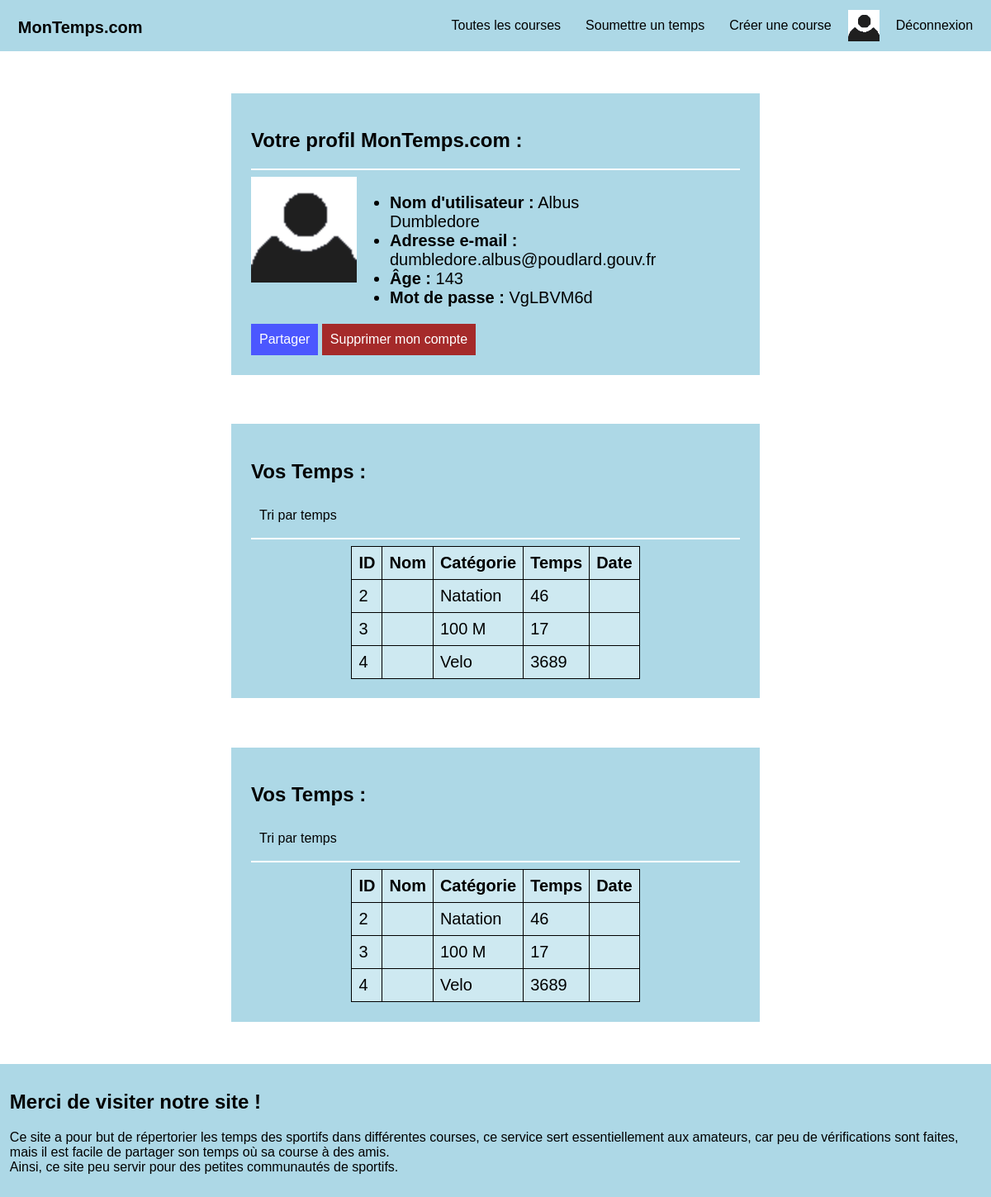
/profile.php (signed in), run on an earlier commit of the app's database.
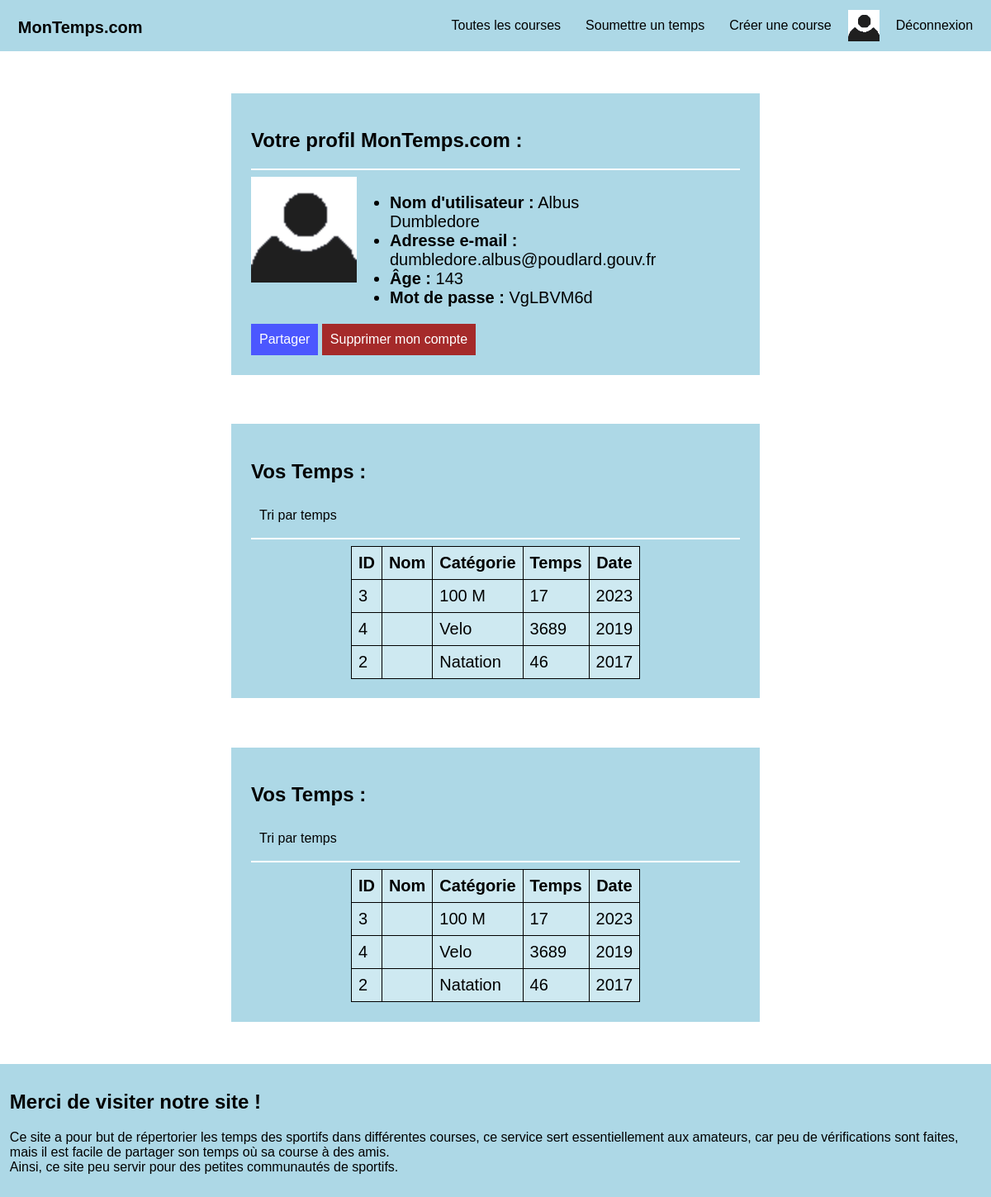
And on a later commit of the database.
### tables this page shows
CREATE TABLE Temps (
	"email" TEXT,
	"id" TEXT,
	"temps" INT,
	CONSTRAINT PK_Temps PRIMARY KEY ("email", "id", "temps"),
	CONSTRAINT FK_TempsCourse FOREIGN KEY (id) REFERENCES Courses(id),
	CONSTRAINT FK_TempsUtilisateur FOREIGN KEY (email) REFERENCES Utilisateurs(email)
);

CREATE TABLE Courses (
	"id" TEXT UNIQUE NOT NULL,
	"type" TEXT NOT NULL,
	"date" date NOT NULL, "name",
	CONSTRAINT PK_Courses PRIMARY KEY ("id")
);

### profile.php (the view, shortened to what this page needs)
<?php
include "header.php";
if (isset($_GET['sort']) and !empty($_GET['sort']))
{
    $sort = $_GET['sort'];
    $email = get_account_info("email");
    $sql_best = "SELECT C.id, C.name, C.type, T.temps, C.date
    FROM Courses AS C JOIN Temps AS T ON C.id = T.id
    WHERE T.email = \"$email\"
    ORDER BY T.temps";
}
else
{
    $sort = "date";
    $email = get_account_info("email");
    $sql_best = "SELECT C.id, C.name, C.type, T.temps, C.date
    FROM Courses AS C JOIN Temps AS T ON C.id = T.id
    WHERE T.email = \"$email\"
    ORDER BY C.date DESC";
}
if (isset($_POST['delete']) and !empty($_POST['delete']))
{
    $delete = true;
    $proprietes = $connexion->query("SELECT id from Proprietes WHERE email = \"$email\"")->fetchAll();
    foreach($proprietes as $prop)
        $connexion->query("DELETE FROM Courses WHERE id = \"".$prop['id']."\"");
    $connexion->query("DELETE FROM Temps WHERE email = \"$email\"");
    $connexion->query("DELETE FROM Utilisateurs WHERE email = \"$email\"");
    end_session();
}
else
    $delete = false;
if (is_logged()):
?>
<?php if ($delete): ?>
    <section>
        <h1>Compte définitivement supprimé !</h1>
        <a href="index.php">Retour à l'accueil</a>
    </section>
<?php else: ?>
    <section>
        <h2>Votre profil <?=NOM_SITE?> :</h2>
        <hr>
        <div class="profile">
            <img src="images/profile.png" width="128" height="128">
            <ul class="right">
                <li><strong>Nom d'utilisateur :</strong> <?=get_account_info("nickname")?></li>
                <li><strong>Adresse e-mail :</strong> <?=get_account_info("email")?></li>
                <li><strong>Âge :</strong> <?=get_account_info("age")?></li>
                <li><strong>Mot de passe :</strong> <?=get_account_info("password")?></li>
            </ul>
        </div>
        <form action="profile.php" method="POST">
            <button class="share" onclick=<?php echo "\"copier('user=".base64_encode($email)."')\""; ?>>Partager</button>
            <input name="delete" id="delete" type="submit" value="Supprimer mon compte">
        </form>
    </section>
<section>
    <div>
        <h2>Vos Temps :</h2>
        <form action="profile.php" method="GET" class="right">
            <?php if (isset($sort) and !empty($sort) and $sort == "time"): ?>
                <input type="hidden" name="sort" value="date">
                <input type="submit" value="Tri par date">
            <?php else: ?>
                <input type="submit" value="Tri par temps">
            <?php endif; ?>
        </form>
    </div>
    <hr>
    <table>
        <tr>
            <th>ID</th>
            <th>Nom</th>
            <th>Catégorie</th>
            <th>Temps</th>
            <th>Date</th>
        </tr>
        <?php
        $result = $connexion->query($sql_best)->fetchAll();
        foreach($result as $row)
        {
            $id = $row['id'];
            $name = $row['name'];
            $type = $row['type'];
            $time = $row['temps'];
            $date = $row['date'];
            echo "
            <tr>
                <td>$id</td>
                <td>$name</td>
                <td>$type</td>
                <td>$time</td>
                <td>$date</td>
            </tr>";
        }
        ?>
    </table>
</section>
<section>
    <div>
        <h2>Vos Temps :</h2>
        <form action="profile.php" method="GET" class="right">
            <?php if (isset($sort) and !empty($sort) and $sort == "time"): ?>
                <input type="hidden" name="sort" value="date">
                <input type="submit" value="Tri par date">
            <?php else: ?>
                <input type="submit" value="Tri par temps">
            <?php endif; ?>
        </form>
    </div>
    <hr>
    <table>
        <tr>
            <th>ID</th>
            <th>Nom</th>
            <th>Catégorie</th>
            <th>Temps</th>
            <th>Date</th>
        </tr>
        <?php
        $result = $connexion->query($sql_best)->fetchAll();
        foreach($result as $row)
        {
            $id = $row['id'];
            $name = $row['name'];
            $type = $row['type'];
            $time = $row['temps'];
            $date = $row['date'];
            echo "
            <tr>
                <td>$id</td>
                <td>$name</td>
                <td>$type</td>
                <td>$time</td>
                <td>$date</td>
            </tr>";
        }
        ?>
    </table>
</section>
<?php endif; ?>
<?php endif; ?>
<?php include 'footer.php' ?>

What changed in the data, as far as the page shows it:
changed through a linked row, temps (number 1 of 3 on the later page): id.date (not shown) → "2023"
changed through a linked row, temps "Velo": id.date (not shown) → "2019"
changed through a linked row, temps "Natation": id.date (not shown) → "2017"; moves down the list
